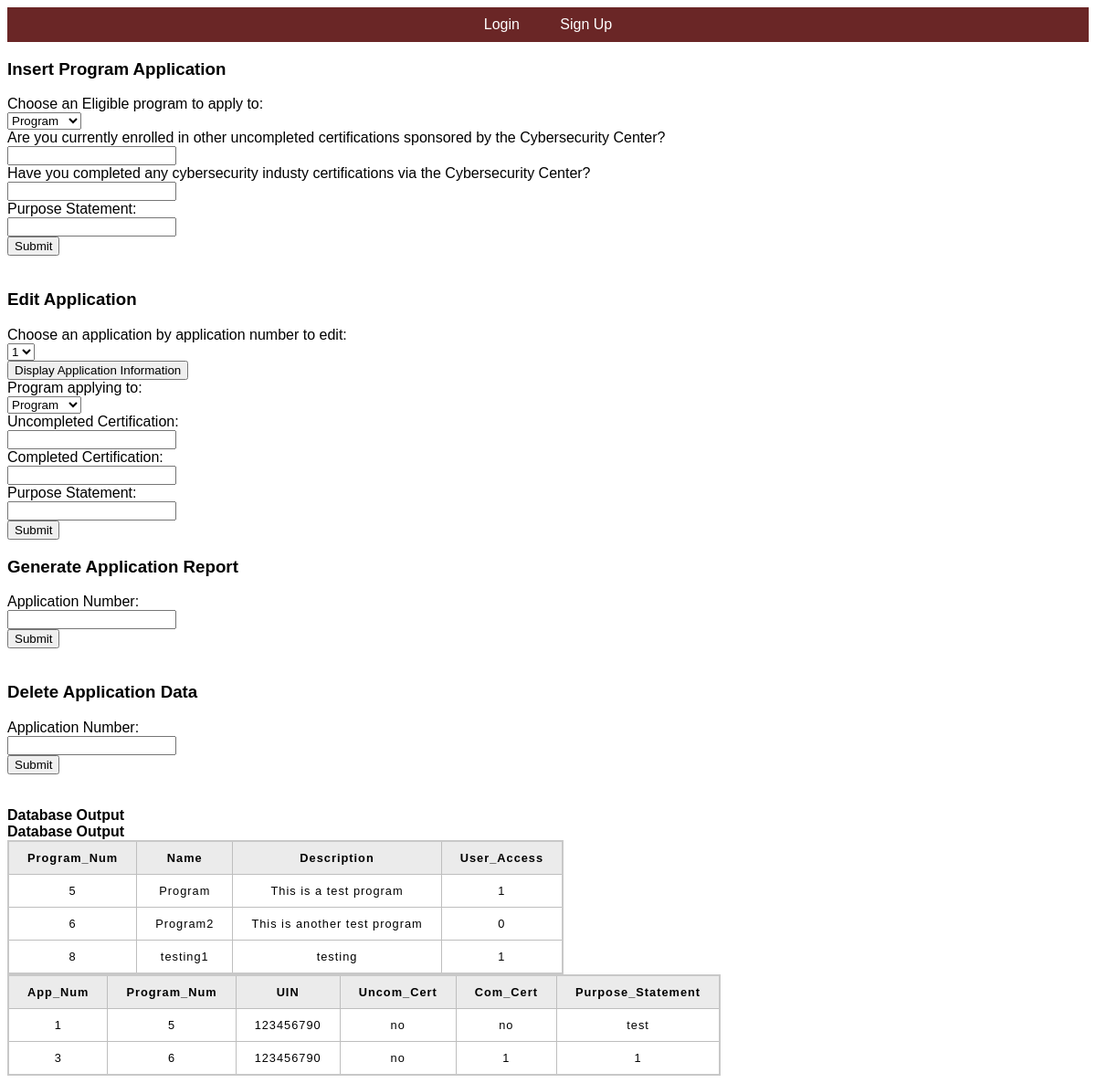
The page /app_info_manager.php on the database its author committed.
### tables this page shows
CREATE TABLE `programs` (
  `Program_Num` int(11) NOT NULL,
  `Name` varchar(128) NOT NULL,
  `Description` varchar(128) NOT NULL,
  `User_Access` tinyint(1) NOT NULL
);

CREATE TABLE `applications` (
  `App_Num` int(11) NOT NULL,
  `Program_Num` int(11) NOT NULL,
  `UIN` int(11) NOT NULL,
  `Uncom_Cert` varchar(128) NOT NULL,
  `Com_Cert` varchar(128) NOT NULL,
  `Purpose_Statement` longtext NOT NULL
);

### app_info_manager.php (the view, shortened to what this page needs)
<?php
  include_once('header.php');
  include_once 'includes/dbh.inc.php';
?>
<h3>Insert Program Application</h3>
  <form action="includes/app_info_manager.inc.php" method="post">
    <label for="Program_Num">Choose an Eligible program to apply to: </label><br>
    <select id="Program_Num" name="Program_Num">
      <?php
      $sql = "SELECT * FROM programs";
      $result = $conn->query($sql);
      if ($result->num_rows > 0) {
          while ($row = $result->fetch_assoc()) {
              echo '<option value="' . $row['Program_Num'] . '">' . $row['Name'] . '</option>';
          }
      } else {
          echo '<option value="">No programs available</option>';
      }
      ?>
    </select><br>
    <label for="Uncom_Cert">Are you currently enrolled in other uncompleted certifications sponsored by the Cybersecurity Center? </label><br>
    <input type="text" id="Uncom_Cert" name="Uncom_Cert"><br>
    <label for="Com_Cert">Have you completed any cybersecurity industy certifications via the Cybersecurity Center? </label><br>
    <input type="text" id="Com_Cert" name="Com_Cert"><br>
    <label for="Purpose_Statement">Purpose Statement: </label><br>
    <input type="text" id="Purpose_Statement" name="Purpose_Statement"><br>
    <button type="Apply" name="Apply">Submit</button>
  </form>
  <br>
  <h3>Edit Application</h3>
  <form action="includes/app_info_manager.inc.php" method="post">
  <label for="App_Num">Choose an application by application number to edit: </label><br>
  <select id="App_Num" name="App_Num">
      <?php
      $sql = "SELECT * FROM applications";
      $result = $conn->query($sql);
      if ($result->num_rows > 0) {
          while ($row = $result->fetch_assoc()) {
              echo '<option value="' . $row['App_Num'] . '">' . $row['App_Num'] . '</option>';
          }
      } else {
          echo '<option value="">No applications available</option>';
      }
      ?>
  </select><br>
  <button type="button" onclick="fetchAndDisplayData()">Display Application Information</button><br>
  <label for="Program_Num_Edit">Program applying to: </label><br>
      <select id="Program_Num_Edit" name="Program_Num_Edit">
        <?php
        $sql = "SELECT * FROM programs";
        $result = $conn->query($sql);
        if ($result->num_rows > 0) {
            while ($row = $result->fetch_assoc()) {
                echo '<option value="' . $row['Program_Num'] . '">' . $row['Name'] . '</option>';
            }
        } else {
            echo '<option value="">No programs available</option>';
        }
        ?>
      </select><br>
  <label for="Uncom_Cert_Edit">Uncompleted Certification:</label><br>
  <input type="text" id="Uncom_Cert_Edit" name="Uncom_Cert_Edit"><br>
  <label for="Com_Cert_Edit">Completed Certification:</label><br>
  <input type="text" id="Com_Cert_Edit" name="Com_Cert_Edit"><br>
  <label for="Purpose_Statement_Edit">Purpose Statement:</label><br>
  <input type="text" id="Purpose_Statement_Edit" name="Purpose_Statement_Edit"><br>
  <button type="edit_app" name="edit_app">Submit</button>
</form>
    <h3>Generate Application Report</h3>
    <form action="includes/app_info_manager.inc.php" method="post">
        <label for="App_Num">Application Number: </label><br>
        <input type="text" id="App_Num" name="App_Num"><br>
        <button type="generate_app_report" name="generate_app_report">Submit</button>
    </form>
    <br>
    <h3>Delete Application Data</h3>
    <form action="includes/app_info_manager.inc.php" method="post">
        <label for="App_Num">Application Number: </label><br>
        <input type="text" id="App_Num" name="App_Num"><br>
        <button type="delete_app_data" name="delete_app_data">Submit</button>
    </form>
    <br>
<?php
$query = "SELECT * FROM programs";
echo "<br><b>Database Output</b>";
echo '<table>
      <tr>
          <th>Program_Num</th>
          <th>Name</th>
          <th>Description</th>
          <th>User_Access</th>
      </tr>';
if ($result = $conn->query($query)) {
  while ($row = $result->fetch_assoc()) {
      $field1name = $row["Program_Num"];
      $field2name = $row["Name"];
      $field3name = $row["Description"];
      $field4name = $row["User_Access"];
      echo '<tr>
        <td>'.$field1name.'</td>
        <td>'.$field2name.'</td>
        <td>'.$field3name.'</td>
        <td>'.$field4name.'</td>
      </tr>';
  }
$query = "SELECT * FROM applications";
echo "<br><b>Database Output</b>";
echo '<table>
      <tr>
          <th>App_Num</th>
          <th>Program_Num</th>
          <th>UIN</th>
          <th>Uncom_Cert</th>
          <th>Com_Cert</th>
          <th>Purpose_Statement</th>
      </tr>';
if ($result = $conn->query($query)) {
  while ($row = $result->fetch_assoc()) {
      $field1name = $row["App_Num"];
      $field2name = $row["Program_Num"];
      $field3name = $row["UIN"];
      $field4name = $row["Uncom_Cert"];
      $field5name = $row["Com_Cert"];
      $field6name = $row["Purpose_Statement"];
      echo '<tr>
        <td>'.$field1name.'</td>
        <td>'.$field2name.'</td>
        <td>'.$field3name.'</td>
        <td>'.$field4name.'</td>
        <td>'.$field5name.'</td>
        <td>'.$field6name.'</td>
      </tr>';
  }
}
}
?>
</body>
</html>

### rows shown on the page
programs: Program_Num "5", Name "Program", Description "This is a test program", User_Access "1"
programs: Program_Num "6", Name "Program2", Description "This is another test program", User_Access "0"
programs: Program_Num "8", Name "testing1", Description "testing", User_Access "1"
applications: App_Num "1", Program_Num "5", UIN "123456790", Uncom_Cert "no", Com_Cert "no", Purpose_Statement "test"
applications: App_Num "3", Program_Num "6", UIN "123456790", Uncom_Cert "no", Com_Cert "1", Purpose_Statement "1"

### other values the page prints
form field Program_Num "Program"
form field App_Num "1"
form field Program_Num_Edit "Program"
